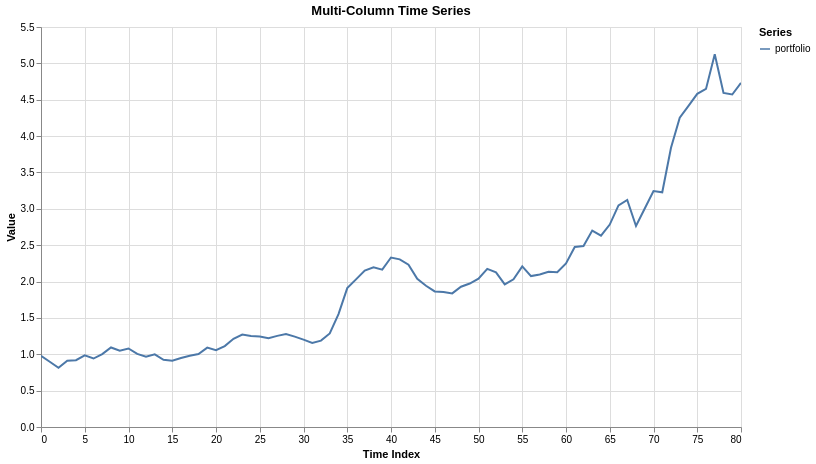

Write notebook code for a chart like this one.
### Code cell
plot_polars_timeseries(pl.DataFrame({"portfolio": simulation["cumulative_compounded_return"]}), x_col=None)

### Figure 1 — Vega-Lite specification as saved in the notebook (floating-point values rounded to 4 significant figures)
{"config": {"view": {"continuousWidth": 300, "continuousHeight": 300}}, "data": {"name": "data-0e1c7c72eac4b3785e60010266aa03fa"}, "mark": {"type": "line"}, "encoding": {"color": {"field": "column_name", "title": "Series", "type": "nominal"}, "tooltip": [{"field": "index", "type": "quantitative"}, {"field": "column_name", "type": "nominal"}, {"field": "reading", "type": "quantitative"}], "x": {"field": "index", "title": "Time Index", "type": "quantitative"}, "y": {"field": "reading", "title": "Value", "type": "quantitative"}}, "height": 400, "params": [{"name": "param_1e9efca18e7a2868", "select": {"type": "interval", "encodings": ["x", "y"]}, "bind": "scales"}], "title": "Multi-Column Time Series", "width": 700, "$schema": "https://vega.github.io/schema/vega-lite/v6.4.1.json", "datasets": {"data-0e1c7c72eac4b3785e60010266aa03fa": [{"index": 0, "column_name": "portfolio", "reading": 0.9783}, {"index": 1, "column_name": "portfolio", "reading": 0.8967}, {"index": 2, "column_name": "portfolio", "reading": 0.8138}, {"index": 3, "column_name": "portfolio", "reading": 0.9105}, {"index": 4, "column_name": "portfolio", "reading": 0.9183}, {"index": 5, "column_name": "portfolio", "reading": 0.9849}, {"index": 6, "column_name": "portfolio", "reading": 0.9415}, {"index": 7, "column_name": "portfolio", "reading": 1.003}, {"index": 8, "column_name": "portfolio", "reading": 1.094}, {"index": 9, "column_name": "portfolio", "reading": 1.048}, {"index": 10, "column_name": "portfolio", "reading": 1.08}, {"index": 11, "column_name": "portfolio", "reading": 1.005}, {"index": 12, "column_name": "portfolio", "reading": 0.965}, {"index": 13, "column_name": "portfolio", "reading": 0.9996}, {"index": 14, "column_name": "portfolio", "reading": 0.9241}, {"index": 15, "column_name": "portfolio", "reading": 0.9124}, {"index": 16, "column_name": "portfolio", "reading": 0.9483}, {"index": 17, "column_name": "portfolio", "reading": 0.9796}, {"index": 18, "column_name": "portfolio", "reading": 1.003}, {"index": 19, "column_name": "portfolio", "reading": 1.092}, {"index": 20, "column_name": "portfolio", "reading": 1.055}, {"index": 21, "column_name": "portfolio", "reading": 1.113}, {"index": 22, "column_name": "portfolio", "reading": 1.213}, {"index": 23, "column_name": "portfolio", "reading": 1.27}, {"index": 24, "column_name": "portfolio", "reading": 1.252}, {"index": 25, "column_name": "portfolio", "reading": 1.243}, {"index": 26, "column_name": "portfolio", "reading": 1.222}, {"index": 27, "column_name": "portfolio", "reading": 1.253}, {"index": 28, "column_name": "portfolio", "reading": 1.279}, {"index": 29, "column_name": "portfolio", "reading": 1.243}, {"index": 30, "column_name": "portfolio", "reading": 1.202}, {"index": 31, "column_name": "portfolio", "reading": 1.157}, {"index": 32, "column_name": "portfolio", "reading": 1.188}, {"index": 33, "column_name": "portfolio", "reading": 1.287}, {"index": 34, "column_name": "portfolio", "reading": 1.552}, {"index": 35, "column_name": "portfolio", "reading": 1.91}, {"index": 36, "column_name": "portfolio", "reading": 2.03}, {"index": 37, "column_name": "portfolio", "reading": 2.15}, {"index": 38, "column_name": "portfolio", "reading": 2.197}, {"index": 39, "column_name": "portfolio", "reading": 2.163}, {"index": 40, "column_name": "portfolio", "reading": 2.331}, {"index": 41, "column_name": "portfolio", "reading": 2.306}, {"index": 42, "column_name": "portfolio", "reading": 2.232}, {"index": 43, "column_name": "portfolio", "reading": 2.037}, {"index": 44, "column_name": "portfolio", "reading": 1.942}, {"index": 45, "column_name": "portfolio", "reading": 1.864}, {"index": 46, "column_name": "portfolio", "reading": 1.857}, {"index": 47, "column_name": "portfolio", "reading": 1.837}, {"index": 48, "column_name": "portfolio", "reading": 1.929}, {"index": 49, "column_name": "portfolio", "reading": 1.973}, {"index": 50, "column_name": "portfolio", "reading": 2.039}, {"index": 51, "column_name": "portfolio", "reading": 2.174}, {"index": 52, "column_name": "portfolio", "reading": 2.127}, {"index": 53, "column_name": "portfolio", "reading": 1.961}, {"index": 54, "column_name": "portfolio", "reading": 2.032}, {"index": 55, "column_name": "portfolio", "reading": 2.208}, {"index": 56, "column_name": "portfolio", "reading": 2.075}, {"index": 57, "column_name": "portfolio", "reading": 2.096}, {"index": 58, "column_name": "portfolio", "reading": 2.135}, {"index": 59, "column_name": "portfolio", "reading": 2.129}, {"index": 60, "column_name": "portfolio", "reading": 2.25}, {"index": 61, "column_name": "portfolio", "reading": 2.475}, {"index": 62, "column_name": "portfolio", "reading": 2.488}, {"index": 63, "column_name": "portfolio", "reading": 2.701}, {"index": 64, "column_name": "portfolio", "reading": 2.632}, {"index": 65, "column_name": "portfolio", "reading": 2.783}, {"index": 66, "column_name": "portfolio", "reading": 3.047}, {"index": 67, "column_name": "portfolio", "reading": 3.122}, {"index": 68, "column_name": "portfolio", "reading": 2.764}, {"index": 69, "column_name": "portfolio", "reading": 3.005}, {"index": 70, "column_name": "portfolio", "reading": 3.245}, {"index": 71, "column_name": "portfolio", "reading": 3.227}, {"index": 72, "column_name": "portfolio", "reading": 3.84}, {"index": 73, "column_name": "portfolio", "reading": 4.254}, {"index": 74, "column_name": "portfolio", "reading": 4.416}, {"index": 75, "column_name": "portfolio", "reading": 4.581}, {"index": 76, "column_name": "portfolio", "reading": 4.648}, {"index": 77, "column_name": "portfolio", "reading": 5.125}, {"index": 78, "column_name": "portfolio", "reading": 4.593}, {"index": 79, "column_name": "portfolio", "reading": 4.572}, {"index": 80, "column_name": "portfolio", "reading": 4.732}]}}
